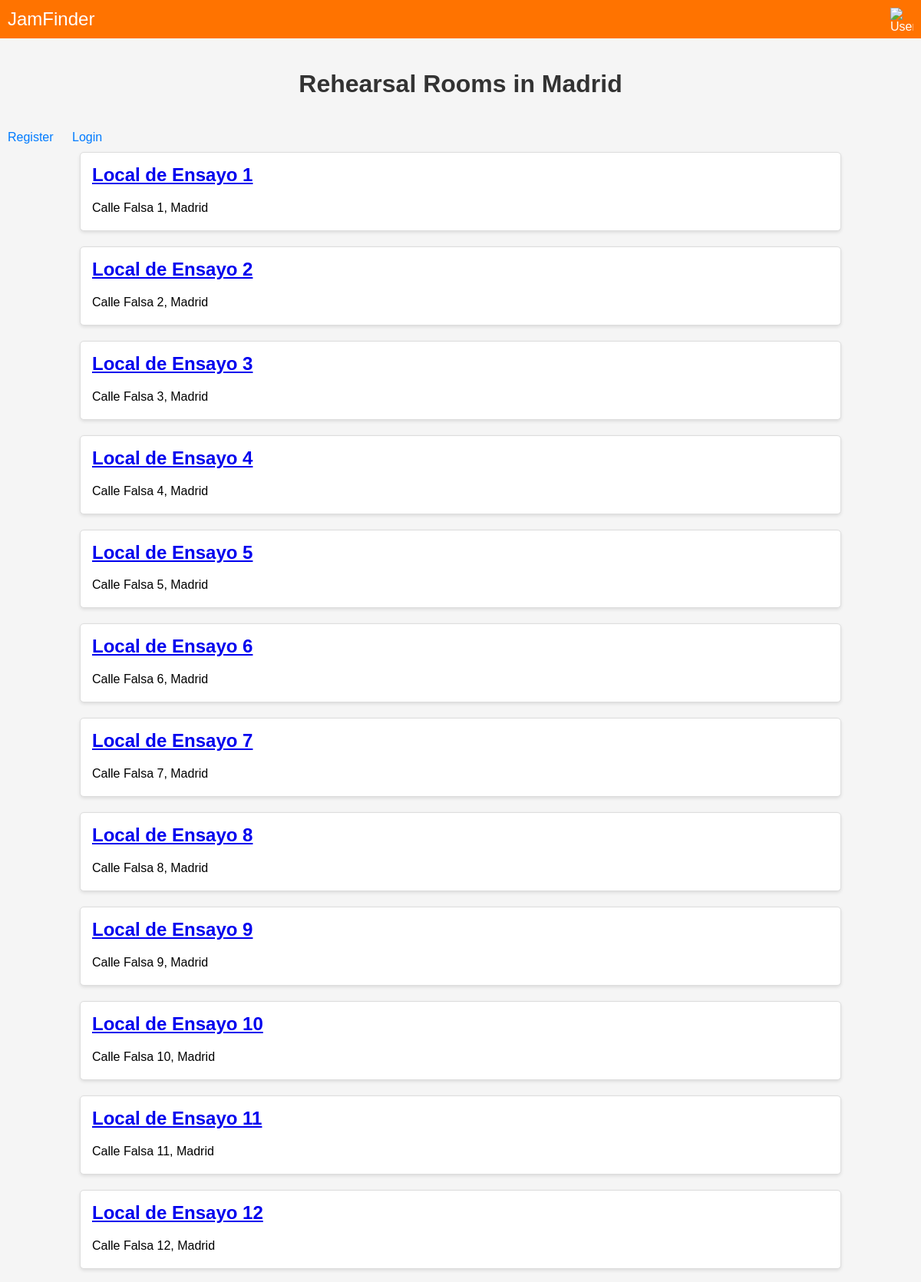
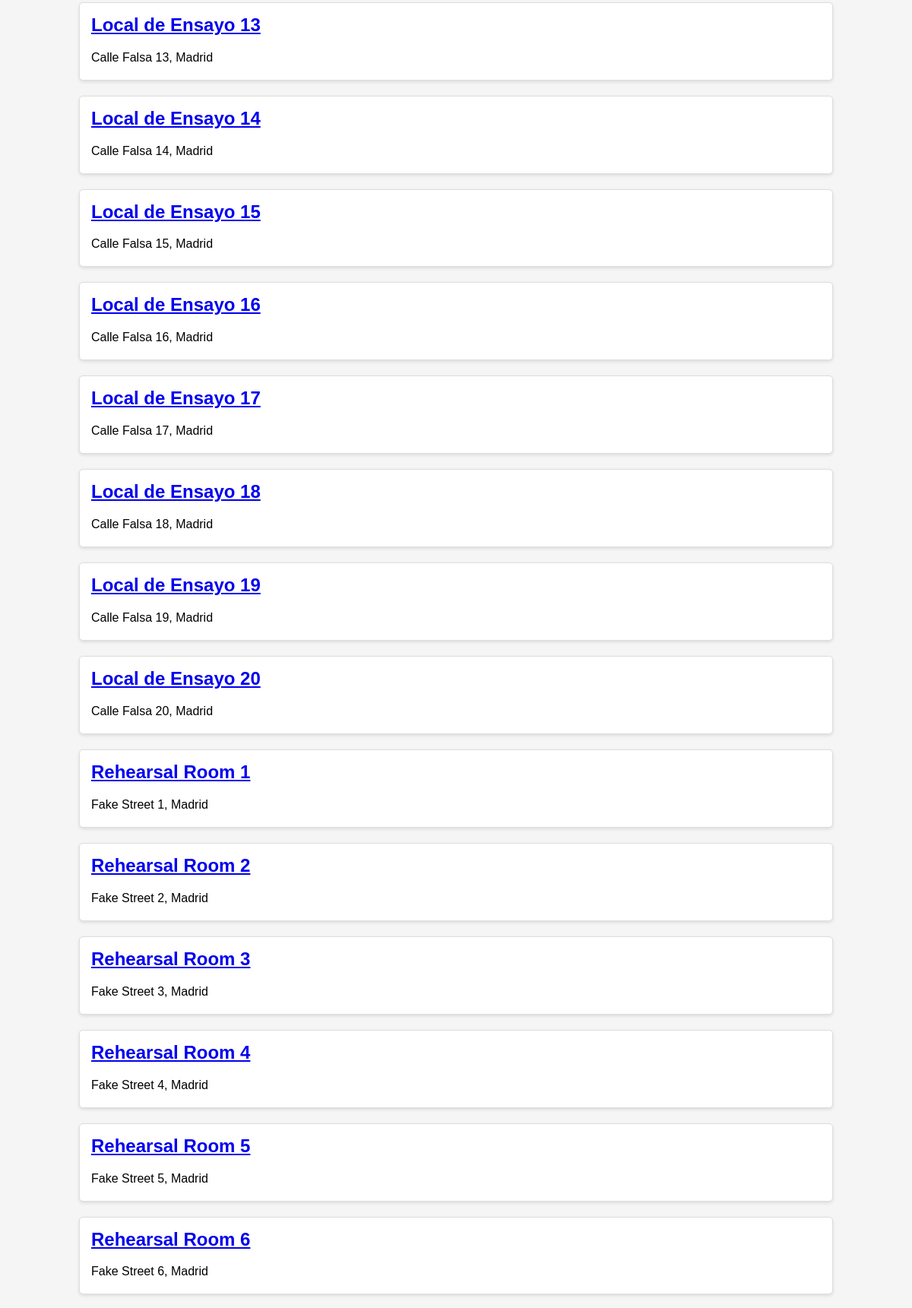
The page / (upper part) on the database its author committed (2 pictures, top to bottom).
### locales/models.py (models this page shows, shortened)
class Local(models.Model):
    name = models.CharField(max_length=100)
    type_of_studio = models.CharField(max_length=100)
    address = models.CharField(max_length=200)
    opening_hours = models.CharField(max_length=100, blank=True, null=True)
    price = models.FloatField(blank=True, null=True)
    services = models.CharField(max_length=300, blank=True, null=True)
    phone_number = models.CharField(max_length=100, blank=True, null=True)

### locales/views.py (the view)
# urls.py: 2. Add a URL to urlpatterns:  path('', views.home, name='home')
def home(request):
    locales = Local.objects.all()
    return render(request, 'locales/home.html', {'locales': locales})

### locales/templates/locales/home.html (shortened to what this page needs)
{% extends 'locales/base.html' %}
{% block content %}
    <h1>Rehearsal Rooms in Madrid</h1>
    <nav>
        <a href="{% url 'register' %}">Register</a>
        <a href="{% url 'login' %}">Login</a>
    </nav>
    <div id="locales">
        {% for local in locales %}
            <div class="local-card">
                <h2><a href="{% url 'local_detail' local.id %}">{{ local.name }}</a></h2>
                <p>{{ local.address }}</p>
            </div>
        {% endfor %}
    </div>
{% endblock %}

### locales/templates/locales/base.html (shortened to what this page needs)
<!DOCTYPE html>
<html lang="en">
<head>
    {% load static %}
    <link rel="stylesheet" href="{% static 'css/styles.css' %}">
</head>
<body>
    <header>
        <div class="title">
            <a href="{% url 'home' %}" style="color: white; text-decoration: none;">JamFinder</a>
        </div>
        <div class="user-info">
            {% if user.is_authenticated %}
                <img src="{% static 'img/admin_icon.png' %}" alt="Admin Icon">
                <span>
                    {% if user.is_superuser %}
                        {{ user.username }} (Admin)
                    {% else %}
                        {{ user.username }}
                    {% endif %}
                </span>
                <div class="dropdown">
                    <a href="{% url 'logout' %}">Logout</a>
                </div>
            {% else %}
                <img src="{% static 'img/user_icon.png' %}" alt="User Icon">
            {% endif %}
        </div>
    </header>
    {% block content %}{% endblock %}
</body>
</html>

### static/css/styles.css (style rules this page uses)
body { font-family: Arial, sans-serif; background-color: #f5f5f5; margin: 0; padding: 0; }
header { background-color: rgb(255, 115, 0); color: white; padding: 10px; display: flex; justify-content: space-between; align-items: center; }
header .title { font-size: 24px; }
header .user-info { position: relative; display: flex; align-items: center; cursor: pointer; }
header .user-info img { width: 30px; height: 30px; margin-left: 10px; }
h1 { color: #333; text-align: center; padding: 20px; }
#locales, .local-detail { display: flex; flex-direction: column; align-items: center; }
.local-card, .local-detail-card { background-color: #fff; border: 1px solid #ddd; border-radius: 5px; padding: 15px; margin: 10px; width: 80%; box-shadow: 0 2px 4px rgba(0, 0, 0, 0.1); }
.local-card h2, .local-detail-card h2 { margin-top: 0; }
.local-card p, .local-detail-card p { margin: 5px 0; }
nav a { margin: 0 10px; text-decoration: none; color: #007BFF; }

### rows shown on the page
Local: name "Local de Ensayo 1", address "Calle Falsa 1, Madrid"
Local: name "Local de Ensayo 2", address "Calle Falsa 2, Madrid"
Local: name "Local de Ensayo 3", address "Calle Falsa 3, Madrid"
Local: name "Local de Ensayo 4", address "Calle Falsa 4, Madrid"
Local: name "Local de Ensayo 5", address "Calle Falsa 5, Madrid"
Local: name "Local de Ensayo 6", address "Calle Falsa 6, Madrid"
Local: name "Local de Ensayo 7", address "Calle Falsa 7, Madrid"
Local: name "Local de Ensayo 8", address "Calle Falsa 8, Madrid"
Local: name "Local de Ensayo 9", address "Calle Falsa 9, Madrid"
Local: name "Local de Ensayo 10", address "Calle Falsa 10, Madrid"
Local: name "Local de Ensayo 11", address "Calle Falsa 11, Madrid"
Local: name "Local de Ensayo 12", address "Calle Falsa 12, Madrid"
Local: name "Local de Ensayo 13", address "Calle Falsa 13, Madrid"
Local: name "Local de Ensayo 14", address "Calle Falsa 14, Madrid"
Local: name "Local de Ensayo 15", address "Calle Falsa 15, Madrid"
Local: name "Local de Ensayo 16", address "Calle Falsa 16, Madrid"
Local: name "Local de Ensayo 17", address "Calle Falsa 17, Madrid"
Local: name "Local de Ensayo 18", address "Calle Falsa 18, Madrid"
Local: name "Local de Ensayo 19", address "Calle Falsa 19, Madrid"
Local: name "Local de Ensayo 20", address "Calle Falsa 20, Madrid"
Local: name "Rehearsal Room 1", address "Fake Street 1, Madrid"
Local: name "Rehearsal Room 2", address "Fake Street 2, Madrid"
Local: name "Rehearsal Room 3", address "Fake Street 3, Madrid"
Local: name "Rehearsal Room 4", address "Fake Street 4, Madrid"
Local: name "Rehearsal Room 5", address "Fake Street 5, Madrid"
Local: name "Rehearsal Room 6", address "Fake Street 6, Madrid"
